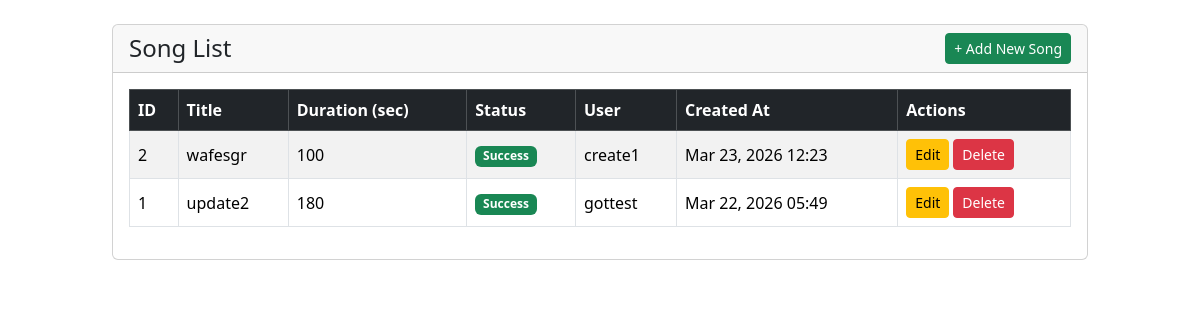
/read-song, run on the app's committed database.
### song/models.py (models this page shows, shortened)
class Song(models.Model):
    class Generation_Status(models.TextChoices):
        SUCCESS = "success", "success"
        FAILED = "failed", "failed"
        PENDING = "pending", "pending"
    title = models.CharField(max_length=50)
    duration = models.IntegerField()
    generation_status = models.CharField(max_length=7,choices=Generation_Status.choices,default=Generation_Status.PENDING)
    user = models.ForeignKey("user.User", on_delete=models.CASCADE, related_name="song", null=True, blank=True)
    created_at = models.DateTimeField(auto_now_add=True)
    class Meta:
        db_table = "song"

### user/models.py (models this page shows, shortened)
class User(AbstractUser):
    daily_gen_count = models.IntegerField(blank=True, null=True)
    class Meta:
        db_table = "user"

### song/views.py (the view)
# urls.py: path('read-song', read_song, name="read_song"),
def read_song(request):
    songs = Song.objects.all().order_by('-created_at') # Order by newest first
    return render(request, "song/read-song.html", {"songs": songs})

### song/templates/song/read-song.html (shortened to what this page needs)
<!doctype html>
<html lang="en">
    <head>
        <link href="https://cdn.jsdelivr.net/npm/bootstrap@5.3.8/dist/css/bootstrap.min.css" rel="stylesheet" />
    </head>
    <body>
        <div class="container-fluid mt-4">
            <div class="row">
                <div class="col-10 offset-1">
                    <div class="card">
                        <div class="card-header d-flex justify-content-between align-items-center">
                            <h4 class="mb-0">Song List</h4>
                            <a href="{% url 'create_song' %}" class="btn btn-sm btn-success">+ Add New Song</a>
                        </div>
                        <div class="card-body">
                            <div class="table-responsive">
                                <table class="table table-striped table-hover table-bordered align-middle">
                                    <thead class="table-dark">
                                        <tr>
                                            <th scope="col">ID</th>
                                            <th scope="col">Title</th>
                                            <th scope="col">Duration (sec)</th>
                                            <th scope="col">Status</th>
                                            <th scope="col">User</th>
                                            <th scope="col">Created At</th>
                                            <th scope="col">Actions</th>
                                        </tr>
                                    </thead>
                                    <tbody>
                                        {% for song in songs %}
                                            <tr>
                                                <td>{{ song.id }}</td>
                                                <td>{{ song.title }}</td>
                                                <td>{{ song.duration }}</td>
                                                <td>
                                                    <span class="badge {% if song.generation_status == 'success' %}bg-success{% elif song.generation_status == 'failed' %}bg-danger{% else %}bg-warning text-dark{% endif %}">
                                                        {{ song.generation_status|title }}
                                                    </span>
                                                </td>
                                                <td>{{ song.user.username|default:"None" }}</td>
                                                <td>{{ song.created_at|date:"M d, Y H:i" }}</td>
                                                <td>
                                                    <div class="d-flex gap-1">
                                                        <a href="{% url 'update_song' song.id %}" class="btn btn-sm btn-warning">Edit</a>
                                                        <a href="{% url 'delete_song' song.id %}" class="btn btn-sm btn-danger">Delete</a>
                                                    </div>
                                                </td>
                                            </tr>
                                        {% empty %}
                                            <tr>
                                                <td colspan="7" class="text-center text-muted py-3">
                                                    No songs found in the database.
                                                </td>
                                            </tr>
                                        {% endfor %}
                                    </tbody>
                                </table>
                            </div>
                        </div>
                    </div>
                </div>
            </div>
        </div>
    </body>
</html>

### data on the page
Song: id "2", title "wafesgr", duration "100", generation_status "Success", user.username "create1", created_at "Mar 23, 2026 12:23"
Song: id "1", title "update2", duration "180", generation_status "Success", user.username "gottest", created_at "Mar 22, 2026 05:49"
